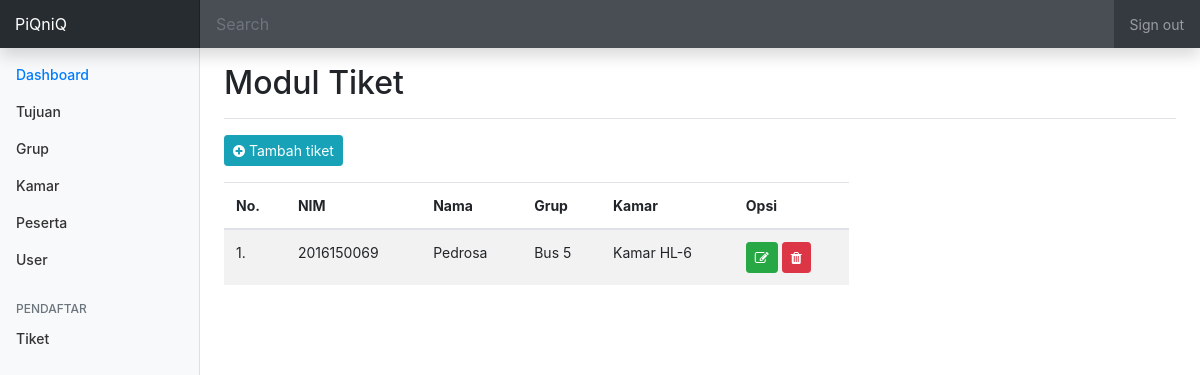
The page /administrator/index.php?modul=tiket (signed in) on the database its author committed.
### tables this page shows
CREATE TABLE `tiket` (
  `tiket_id` int(11) NOT NULL,
  `nim` varchar(15) NOT NULL,
  `grup_id` int(11) NOT NULL,
  `kamar_id` int(11) NOT NULL,
  `waktu` datetime NOT NULL
);

CREATE TABLE `peserta` (
  `peserta_id` int(10) NOT NULL,
  `nim` varchar(15) NOT NULL,
  `nama` varchar(100) NOT NULL,
  `prodi` varchar(100) NOT NULL,
  `kontak` varchar(15) NOT NULL,
  `kelas` enum('A','B') NOT NULL
);

CREATE TABLE `grup` (
  `grup_id` int(11) NOT NULL,
  `nama_grup` varchar(10) NOT NULL,
  `tujuan_id` int(11) NOT NULL,
  `pendamping` varchar(50) NOT NULL,
  `seat` int(4) DEFAULT '0',
  `keterangan` text NOT NULL
);

CREATE TABLE `kamar` (
  `kamar_id` int(11) NOT NULL,
  `nama_kamar` varchar(50) NOT NULL,
  `isi` int(4) DEFAULT '0',
  `keterangan` text NOT NULL
);

### config/config.php (called while the page is built, shortened)
<?php
class Database{
    private $host = "localhost";
    private $user = "root";
    private $pass = "Coyg2018";
    private $dbnm = "piknik";
    public $db;
    public function __construct()
    {
        if(!isset($this->db)){
            $this->db = new mysqli($this->host, $this->user, $this->pass, $this->dbnm);
        }
        return $this->db;
    }
}
?>

### administrator/action/tiket.php (called while the page is built, shortened)
<?php
require_once("action/crud.php");
$tiket = new Crud();

### administrator/action/crud.php (called while the page is built, shortened)
<?php
include "../config/config.php";
class Crud extends Database
{
    public function getData($query)
    {
        $result = $this->db->query($query);
        $rows = array();
        while ($row = $result->fetch_assoc()) {
            $rows[] = $row;
        }
        return $rows;
    }
}

### administrator/modul/tiket.php (the view, shortened to what this page needs)
<?php
require_once("action/tiket.php");
?>
<div class="row">
    <div class="col-lg-12">
        <div class="panel panel-default">
            <div class="panel-heading">
                <a href="?modul=tiket&act=tambah" class="btn btn-info btn-sm"><i class="fa fa-plus-circle" aria-hidden="true"></i> Tambah tiket</a>
            </div>
            <div class="panel-body">
                <div class="row">
                    <div class="col-lg-8">
                    <table id="dataku" class="table table-striped">
                        <thead>
                            <tr>
                                <th>No.</th>
                                <th>NIM</th>
                                <th>Nama</th>
                                <th>Grup</th>
                                <th>Kamar</th>
                                <th>Opsi</th>
                            </tr>
                        </thead>
                        <tbody>
                            <?php
                            $query = "SELECT tiket.tiket_id,tiket.nim, peserta.nama, grup.nama_grup, kamar.nama_kamar, tiket.waktu FROM tiket, peserta, grup, kamar WHERE tiket.nim=peserta.nim AND tiket.grup_id=grup.grup_id AND tiket.kamar_id=kamar.kamar_id ORDER BY grup.nama_grup";
                            $data = $tiket->getData($query);
                            $no = 1;
                            foreach ($data as $key => $res) {
                                echo'<tr class="odd gradeX">
                                <td>'.$no.'.</td>
                                <td>'.$res['nim'].'</td>
                                <td>'.$res['nama'].'</td>
                                <td>'.$res['nama_grup'].'</td>
                                <td>'.$res['nama_kamar'].'</td>
                                <td class="center">
                                    <a href="?modul=tiket&act=edit&id='.$res['tiket_id'].'" class="btn btn-success btn-sm"><i class="fa fa-edit" aria-hidden="true"></i></a>
                                    <a href="?modul=tiket&act=delete&id='.$res['tiket_id'].'" class="btn btn-danger btn-sm"><i class="fa fa-trash" aria-hidden="true"></i></a>
                                </td>
                                </tr>';
                                $no++;
                            }
                            ?>
                        </tbody>
                    </table>
                    </div>
                    <div class="col-lg-4">
                    </div>
                </div>
            </div>
        </div>
    </div>
</div>

### assets/css/dashboard.css (style rules this page uses)
body { font-size: .875rem; }

### rows shown on the page
tiket: nim "2016150069", peserta.nama "Pedrosa", grup.nama_grup "Bus 5", kamar.nama_kamar "Kamar HL-6"

### other values the page prints
$_GET['modul'] "Tiket"
